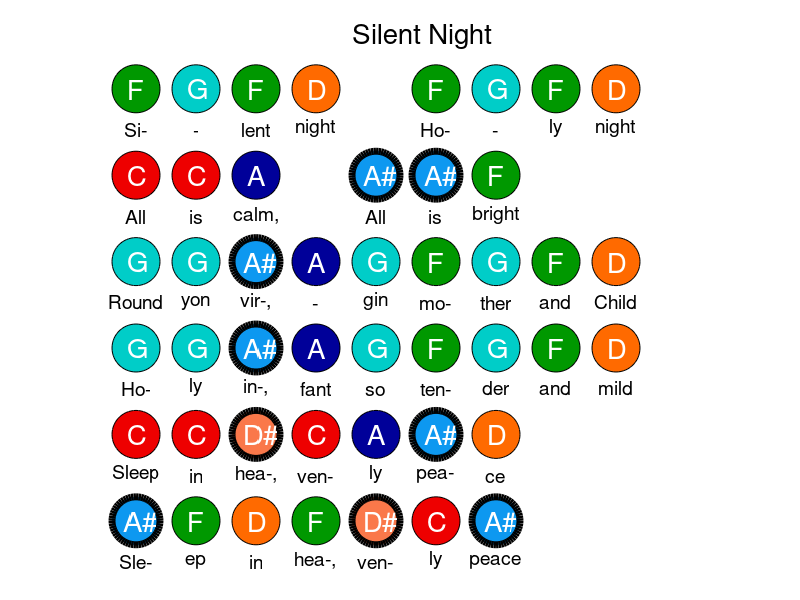

Write MATLAB code to recreate this figure.
%%
christmas_bells = {...
    'Christ-', 'B'; 'mas', 'B'; 'bells', 'A';...
    'are', 'B'; 'ring-', 'G'; 'ing', 'D'; '', ''; '','';...
    'Hear', 'G'; 'what', 'F#'; '-', 'G';...
    'they', 'A'; '-', 'F#';...
    'say','G'; 'to','D'; 'you','D';...
    'Je-','G'; 'sus','F#'; '','G';...
    'is','A'; '','F#'; 'born','G'; '','E'; '','';...
    'in','C'; 'Beth','D'; '-','E'; 'le-','F#'; 'hem','G'; '','';'','';'','';...
    'In','G'; 'Beth','D'; '-','E'; 'le-','F#'; 'hem','G';...
    };
christmas_bells = christmas_bells(:,[2 1]);
%%
beautiful_savior = {...
    'D', 'Fair', 'Fair', 'Beau-'; '','','','';...
    'D', 'is', 'are', 'ti-'; 'D', 'the', 'the', 'ful'; 'E', 'sun', 'mead', 'Sav-';...
    'C#', '-', '-', '-'; 'D', 'shine','ows', 'ior';'','','','';...
    'F#', 'Fair', 'Fair', 'Lord'; '','','',''; 'F#', '-er', '-er', 'of'; 'F#', 'the', 'the', 'the';
    'G', 'moon', 'wood', 'na-'; 'E', '-', '-', '-'; 'F#', 'light', 'lands', 'tions';
    'A', 'And', 'Robed', 'Son'; '','','',''; 'D', 'all', 'in', 'of'; 'B', 'the', 'the', ''; 'A', 'stars', 'flow-', 'God'; '','','','';...
    'G', '', 'ers', ''; 'F#', 'in', 'of', 'and'; 'G', 'heav''n', 'bloom', 'Son'; '','','',''; 'F#', 'a -','ing', 'of'; '','','','';...
    'E', 'bove', 'spring', 'Man';'','','','';'','','','';...
    'A', 'Jes-','Jes-', 'Thee';'','','','';'B','sus','sus','will';'A','shines','is','I';'A','bright','fair','ho-';'F#','-','-','-';'G','ter','er','nor';'','','','';...
    'G','Jes-','Jes-','Praise';'','','','';'A','sus','sus','and';'G','shines','is','give';'G','pur','pur','glo-';'E','-','-','-';'F#','er','er','ry';...
    'F#','And','He','Give';'F#','brings','makes','praise';'F#','to','the','and';'A','all','sor-','glo-';'G','the','rowing','ry';...
    'F#','world','spir-','Ev-';'','','','';'E','his','it','er';'','','','';'D','love','sing','more';'','','','';...
    };

%% Happy Birthday
happy_birthday = {...
    'C','Hap';'C','py';'D','Birth';'C','day';'F','to';'E','you';'','';...
    'C','Hap';'C','py';'D','Birth';'C','day';'G','to';'F','you';'','';...
    'C','Hap';'C','py';'C2','Birth';'A','day';'F','dear';'E','___';'D','___';...
    'A#','Hap';'A#','py';'A','Birth';'F','day';'G','to';'F','you';'','';...
    };

%% Samuel Tells of the Baby Jesus
samuel_tells = {...
    'G','Said','A-';'C','Sam-','cross';'A#','-u-','the';'C','-el','sea';'','','';'D','With-','in';'C','in','Beth-';'A#','-','';'G','five','le-';'G','years','hem';'G','A','Lord';'F','night','Je-';'F','will','sus';'F','be','came';'D#','as','to';'G','day','earth';'','','';...
    'G','And','As';'C','Ba-','Sam-';'A#','-by','u-';'G','Je-','el';'F','-sus','had';'G','will','pro-';'F','-','-';'D#','be','phe-';'C','born','sied';'C','In','And';'D','a','';'D#','land','ang-';'G','far','els';'F','far','sang';'D#','','';'D','a-','His';'C','-way.','birth.';...
    'D','Ho-','';'D#','san-','';'','','';'D#','na!','';'F','Ho-','';'G','san-','';'A#','','';'A#','na!','';'','','';'A#','Oh','';'C','let','';'A#','us','';'G','glad-','';'A#','ly','';'F','sing','';'','','';'','','';...
    'F','How','';'D#','bless-','';'F','ed','';'G','that','';'A#','out','';'C','Lord','';'A#','was','';'G','born','';'','','';'A#','Let','';'G','earth','';'F','re-','';'D#','ceive','';'C','her','';'D#','King!','';...
    };
%% Kindness Begins with Me
be_kind = {...
    'C','I';'F','want';'F','to';'F','be';'A','kind';'F','to';'G','ev-';'A#','ry-';'D','one,';...
    'D','For';'E','that';'G','is,';'A#','right,';'D2','you';'C2','see.';'','';'','';'','';...
    'C','So';'C','I';'F','say';'F','to';'F','my-';'A','self,';'F','"Re-';'G','mem';'A#','ber';'D','this:';...
    'E','Kind-';'E','ness';'E','be-';'A#','gins';'E','with';'F','me."';...
    };
%% We Are Different
we_are_different = {...
    'E','I';'C','know';'G','you';'B','and';'B','you';'C','know';'A','me.';'','';'','';'','';'','';...
    'B','We';'B','are';'C','as';'D','dif-';'C','ferent,';'B','as';'A','the';'A','sun';'B','and';'A','the';'G','sea.';...
    'E','I';'C','know';'G','you';'B','and';'B','you';'C','know';'A','me.';'','';'','';'','';'','';...
    'B','And';'B','that''s,';'C','the';'D','way';'C','that';'B','it''s';'D','sup-';'D','posed';'C','to';'C','be.';...
    };
%% Love One Another
love_one_another = {...
    'F','As';'G','I';'A','have';'C','loved';'C','you,';'D','Love';'E','one';'F','an-';'D','oth';'D','-er.';...
    'G','This';'A','new';'A#','com-';'G','man';'G','-ment:';'F','Love';'E','one';'D','an-';'C','oth';'C','-er.';...
    'A','By';'A#','this';'C','shall';'A','men';'D','know';'G','Ye';'G','are';'A','my';'A#','dis-';'G','ci-';'G','ples,';...
    'F','If';'G','ye';'A','have';'F','love';'D','One';'E','to';'F','an-';'G','oth';'F','-er.';...
    };
%% I'm Trying to Be Like Jesus
be_like_jesus_verse = {...
    'C','I''m';'D','try-';'D#','ing';'F','to';'F','be';'C2','like';'A#','Je-';'','-';'D#','sus';'','';'','';...
    'D#','I''m';'D','fol-';'D#','low-';'F','ing';'G','in';'D#','his';'C','ways.';'','';'','';'','';'','';...
    'C','I''m';'D','try-';'D#','ing';'F','to';'F','love';'A#','as';'A#','he';'','-';'D#','did';'','';'','';...
    'D#','in';'D','all';'D#','that';'F','I';'G','do';'G','and';'A','say.';'','';'','';'','';'','';...
    'A','At';'A#','times';'A#','I am';'A','tempt-';'F','ed';'D','to';'G','make';'F','a';'D#','wrong';'F','choice';'','';...
    'F','But I';'G','try';'G','to';'A','list-';'F','en';'F','as the';'G','still';'A#','small';'C2','voice';'A#','whisp-';'C2','ers:';'','';'','';'','';'','';...
    };
be_like_jesus_chorus = {...
    'D2','Love';'D2','one an-';'D2','other-';'C2','er';'A#','as';'A#','Je-';'D#','sus';'G','loves';'F','you.';'','';...
    'G','Try';'A','to';'A#','show';'F','kind-';'A#','ness';'A#','in';'A#','all';'C2','that';'D2','you';'C2','do.';...
    'C2','Be';'D2','gen-';'D2','tle and';'D2','lov-';'C2','ing';'A#','in';'A#','deed';'A','and';'G','in';'F','thought,';...
    'D#','For';'D','these';'A#','are';'D','the';'D#','things';'C2','Je-';'A','sus';'A#','taught.';...
    };
%% Kindness Begins with Me
be_kind = {...
    'C','I';'F','want';'F','to';'F','be';'A','kind';'F','to';'G','ev-';'A#','ry-';'D','one,';...
    'D','For';'E','that';'G','is,';'A#','right,';'D2','you';'C2','see.';'','';'','';'','';...
    'C','So';'C','I';'F','say';'F','to';'F','my-';'A','self,';'F','"Re-';'G','mem';'A#','ber';'D','this:';...
    'E','Kind-';'E','ness';'E','be-';'A#','gins';'E','with';'F','me."';...
    };
%% Hark the Herald Angels Sing
hark_the_herald = {...
    'C','Hark';'F','the';'F','her-';'E','ald';'F','an-';'A','gels';'A','sing-';'G','-';'C','glo-,';...
    'C','ry';'C','to';'A#','the,';'A','new-,';'G','born';'A','king';...
    'C','Peace';'F','on';'F','earth';'E','and';'F','mer-';'A','cy';'A','mi-';'G','ld';'C','God';...
    'G','and';'G','sin-';'E','ners';'E','re-,';'D','con-';'C','ciled';...
    'C','Joy-';'C','ful';'C','all';'F','ye';'A#','na-';'A','tions';'A','ri-';'G','se';'','';'','';'','';'','';'','';'','';'','';...
    'C','Join';'C','the';'C','tri-';'F','umph';'A#','of';'A','the';'A','ski-';'G','es';'','';'','';'','';'','';'','';'','';'','';...
    'D','With';'D','th an-';'D','gel-';'C','ic';'A#','hosts';'A','pro-';'A#','claim';...
    'G','Christ';'A','is-';'A#','-';'C','born';'F','in';'F','Beth-';'G','le-';'A','hem';...
    'D','Hark';'D','the';'D','her-';'C','ald';'A#','an-';'A','gels';'A#','sing';...
    'G','Christ';'A','is-';'A#','-';'C','born';'F','in';'F','Beth-';'G','le-';'F','hem';...
    };
%% Away in a Manger
away_in_a_manger = {...
    'C','A-';'F','way';'F','in';'G','a-';'A','-';'F','man-';'F','ger';'A','No-';'A#','-';'C','crib';'C','for';'D','a';'A#','bed';...
    'G','The-';'A','-';'A#','lit-';'A#','tle';'C','Lord';'A','Je-';'A','sus';'F','lay-';'A','-';'G','down';'D','his';'F','sweet';'E','head';...
    'C','The';'F','stars';'F','in';'G','the-';'A','-';'F','hea-';'F','vens';'A','Looked-';'A#','-';'C','down';'C','where';'D','he';'A#','lay';...
    'G','The-';'A','-';'A#','lit-';'A#','tle';'C','Lord';'A','Je-';'A','sus';'F','a-';'A','-';'G','sleep';'D','on';'E','the';'F','hay';...
    };
%% Silent Night
silent_night = {...
    'F','Si-';'G','-';'F','lent';'D','night';'','';...
    'F','Ho-';'G','-';'F','ly';'D','night';...
    'C','All';'C','is';'A','calm,';'','';'A#','All';'A#','is';'F','bright';'','';'','';...
    'G','Round';'G','yon';'A#','vir-,';'A','-';'G','gin';'F','mo-';'G','ther';'F','and';'D','Child';...
    'G','Ho-';'G','ly';'A#','in-,';'A','fant';'G','so';'F','ten-';'G','der';'F','and';'D','mild';...
    'C','Sleep';'C','in';'D#','hea-,';'C','ven-';'A','ly';'A#','pea-';'D','ce';'','';'','';...
    'A#','Sle-';'F','ep';'D','in';'F','hea-,';'D#','ven-';'C','ly';'A#','peace';...
    };
% song = love_one_another;
% title = 'Love One Another';
% x_max = 13;
% song = we_are_different;
% title = 'We Are Different';
% x_max = 14;
% song = hark_the_herald;
% title = 'Hark the Herald Angels Sing';
% x_max = 19;
% song = away_in_a_manger;
% title = 'Away in a Manger';
% x_max = 17;
song = silent_night;
title = 'Silent Night';
x_max = 12;
% song = beautiful_savior;
% title = 'Beautiful Savior';
% x_max = 19;
% song = happy_birthday;
% title = 'Happy Birthday';
% x_max = 9;
% song = samuel_tells;
% title = 'Samuel Tells of the Baby Jesus';
% x_max = 21;
% song = be_like_jesus_verse;
% title = 'I''m Trying to Be Like Jesus (Verse)';
% x_max = 14;
% song = be_like_jesus_chorus;
% title = 'I''m Trying to Be Like Jesus (Chorus)';
% x_max = 13;
%%
note_color_map = {'D2', [255 106 0];...
                  'C2', [190 0 0];...
                  'B',  [146 0 108];...
                  'A#', [13 152 240];...
                  'A',  [0 0 153];...
                  'G#', [51 204 204];...
                  'G',  [0 205 200];...
                  'F#', [6 250 99];...%[116 208 125]
                  'F',  [0 152 0];...
                  'E',  [255 192 0];...
                  'D#', [250 120 74];...
                  'D',  [255 106 0];...
                  'C#', [223 52 92];...
                  'C',  [238 0 0];...
                  };
%%
figure
set(gcf,'Position',[15 220 75*(x_max+1) 75*10]);
titleh = text(1.5,11.25,title,'FontSize',20, 'VerticalAlignment','bottom');
axis equal
set(gca,'XLim',[-1 x_max+1], 'YLim', [0 12]);
e=get(titleh,'Extent');
tpos = get(titleh,'Position');
adj = x_max/2 - tpos(1) - e(3)/2;
set(titleh,'Position',tpos+[adj 0 0]);
set(gca,'XTick',[],'YTick',[]);
set(gca,'XColor','white','YColor','white')
set(gca,'Position',[.02 .02 .96 .96])
%%
start_position = 0;
if size(song,2)==2
    delta_y = 1.8;
elseif size(song,2)==3
    delta_y = 2.3;
elseif size(song,2)==4
    delta_y = 2.35;
else
    fprintf('Too many verses?');
end
y = 11.2-delta_y;
note_dy = .2 + 0.3*(size(song,2)-1);
%%
for i=1:size(song,1)
    note = song{i,1};
    if isempty(note)
        start_position = start_position+1.25;
        if start_position > x_max-1
            start_position = 0;
            y = y - delta_y;
        end
        continue;
    end
    %%
    note_color = note_color_map{strcmp(note,note_color_map(:,1)),2}./255;
    if length(note)>1
        rh = rectangle('Position', [start_position y+note_dy 1 1], 'Curvature', [1 1 ], 'EdgeColor', 'k', 'LineWidth', 5, 'FaceColor', note_color);
        txt_offset = 0.25;
    else
        rh = rectangle('Position', [start_position y+note_dy 1 1], 'Curvature', [1 1 ], 'FaceColor', note_color);
        txt_offset = 0.32;
    end

    th = text(start_position,y,song(i,2:end), 'Color','black','FontSize', 14, 'VerticalAlignment','bottom', 'HorizontalAlignment','center');

    e = get(th,'Extent');
    over = (e(1) + e(3)/2) - (start_position+1/2);
    if over >= 0
        set(rh,'Position',[start_position+over y+note_dy 1 1]);
    else
        set(th,'Position',[start_position-over y 0]);
    end
    rpos = get(rh,'Position');
    text(rpos(1)+txt_offset,y+.5+note_dy,note,'Color','white','FontSize',20);
    start_position = max(start_position+1,e(1)+e(3)) + 0.25;
    if start_position > x_max-1
        start_position = 0;
        y = y - delta_y;
    end
end
